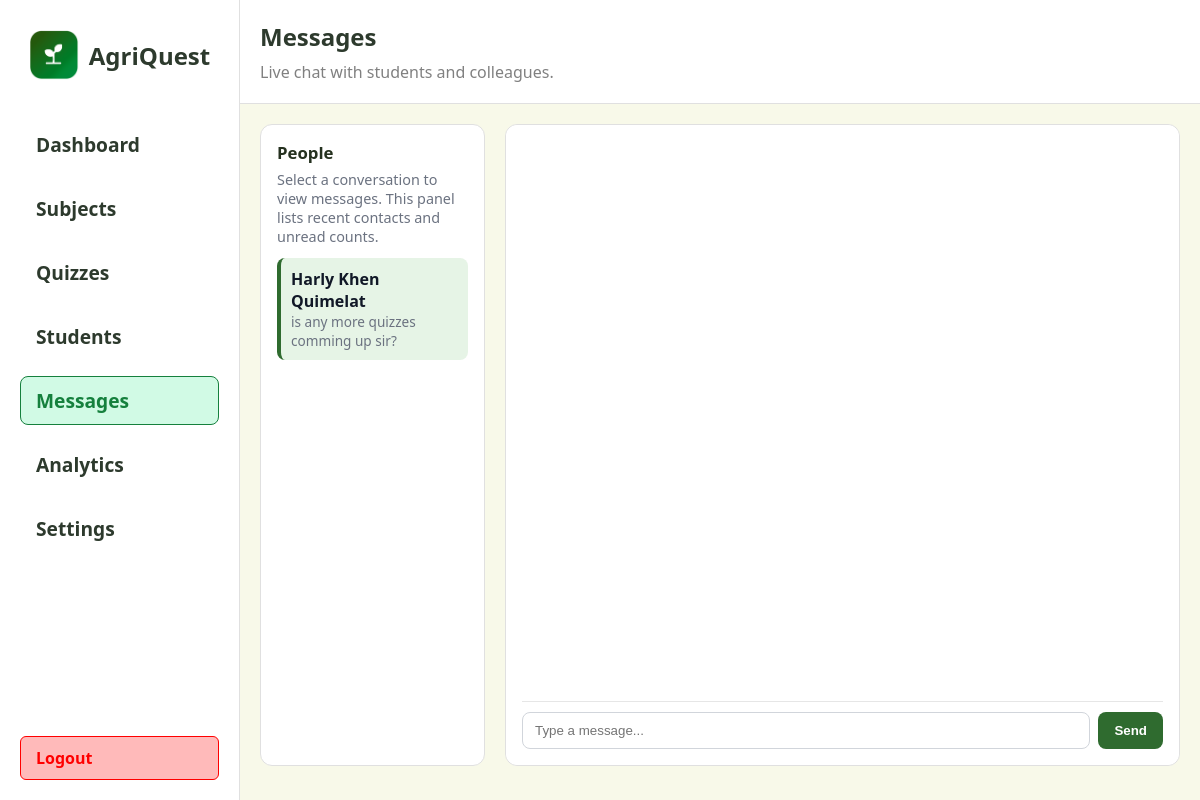
The page /teacher/messages (signed in) on the database its author committed.
### app/models.py (models this page shows, shortened)
class Student(db.Model):
	id = db.Column(db.Integer, primary_key=True)
	name = db.Column(db.String(100), nullable=False)
	email = db.Column(db.String(120), unique=True, nullable=False)
	password_hash = db.Column(db.String(128), nullable=False)
	daily_goal = db.Column(db.Integer, nullable=False, default=1)
	weekly_goal = db.Column(db.Integer, nullable=False, default=5)

class Message(db.Model):
	id = db.Column(db.Integer, primary_key=True)
	conversation_id = db.Column(db.Integer, db.ForeignKey('conversation.id'), nullable=False)
	sender_role = db.Column(db.String(20), nullable=False)
	sender_id = db.Column(db.Integer, nullable=False)
	text = db.Column(db.Text, nullable=False)
	created_at = db.Column(db.DateTime, nullable=False, default=db.func.now())
	read = db.Column(db.Boolean, nullable=False, default=False)

### app/routes.py (the view)
@main.route("/teacher/messages")
def teacher_messages():
    teacher_id = session.get('teacher_id')
    conversations = []
    if teacher_id:
        convs = Conversation.query.filter_by(teacher_id=teacher_id).order_by(Conversation.created_at.desc()).all()
        for c in convs:
            last = None
            unread = 0
            if c.messages:
                last = c.messages[-1]
                unread = Message.query.filter(Message.conversation_id == c.id, Message.sender_role == 'student', Message.read == False).count()
            conversations.append({'id': c.id, 'student': c.student, 'last': last, 'unread': unread})
    students = Student.query.order_by(Student.name.asc()).all()
    return render_template("teacher/messages.html", conversations=conversations, students=students)

### app/templates/teacher/messages.html (shortened to what this page needs)
<!DOCTYPE html>
<html lang="en">
  <head>
  </head>
  <body>
    <div class="left">
      {% include 'partials/teacher_sidebar.html' %}
    </div>
    <div class="right">
      <div class="header">
        <div class="header-title">
          <span style="font-size: 1.5rem; font-weight: 700; color: #2d3a2d"
            >Messages</span
          >
          <span style="font-size: 1rem; color: grey"
            >Live chat with students and colleagues.</span
          >
        </div>
      </div>
      <div class="section" style="width: 100%;">
          <div class="section-left">
            <div class="panel">
              <h3>People</h3>
              <p class="guideline">Select a conversation to view messages. This panel lists recent contacts and unread counts.</p>
              <ul class="people-list" id="people-list">
                {% if conversations and conversations|length > 0 %}
                  {% for c in conversations %}
                    <li class="person" data-conv-id="{{ c.id }}">
                      <div class="meta">
                        <div class="name">{{ c.student.name if c.student else 'Student' }}</div>
                        <div class="snippet">{{ c.last.text[:60] if c.last else '' }}</div>
                      </div>
                    </li>
                  {% endfor %}
                {% else %}
                  <li class="person placeholder">No conversations yet.</li>
                {% endif %}
              </ul>
            </div>
          </div>
          <div class="section-right">
            <div class="panel messaging-wrapper">
              <div class="messages-area" id="messages-area">
              </div>
              <form class="composer" onsubmit="return false;" id="composer-form">
                <input type="text" placeholder="Type a message..." id="composer-input" />
                <button type="submit" id="composer-send">Send</button>
              </form>
            </div>
          </div>
      </div>
    </div>
</body>
</html>

### app/templates/teacher/messages.html (style rules this page uses)
* { box-sizing: border-box; margin: 0; padding: 0; }
body { font-family: "Segoe UI", Tahoma, Geneva, Verdana, sans-serif; background: #f8f9e9; min-height: 100vh; display: flex; }
.left { width: 20%; background: white; padding: 20px; display: flex; flex-direction: column; justify-content: space-between; min-height: 100vh; border-right: 1px solid #e0e0e0; }
.right { height: 100vh; width: 80%; overflow-y: scroll; padding-bottom: 20px; }
.header { width: 100%; background-color: #fff; border-bottom: 1px solid #e0e0e0; margin-bottom: 20px; padding: 20px; display: flex; justify-content: space-between; align-items: center; }
.header-title { display: flex; flex-direction: column; gap: 8px; }
.section { display: flex; gap: 20px; padding: 0 20px; margin-top: 20px; }
.section-left, .section-right { border-radius: 12px; background-color: white; border: 1px solid #e0e0e0; }
.section-left { width: 25%; }
.section-right { width: 75%; }
.messaging-wrapper { display: flex; gap: 20px; height: 80vh; border-radius: 12px; background: white; padding: 20px; }
.panel { padding: 16px; }
.panel h3 { font-size: 1.05rem; margin-bottom: 6px; color: #25311f; }
.guideline { font-size: 0.9rem; color: #6b7280; margin-bottom: 12px; }
.people-list { list-style: none; display: flex; flex-direction: column; gap: 12px; }
.person { display: flex; align-items: center; gap: 12px; padding: 10px; border-radius: 8px; cursor: pointer; }
.person.active { background: #e6f4e6; border-left: 4px solid #2f6b2f; }
.meta { display:flex; flex-direction:column; }
.name { font-weight:600; color:#111827; }
.snippet { font-size:0.85rem; color:#6b7280; }
.messages-area { flex: 1 1 auto; display:flex; flex-direction:column; gap:12px; overflow:auto; padding:8px; }
.composer { display:flex; gap:8px; padding:10px 0 0 0; border-top:1px solid #e6e6e6; }
.composer input { flex:1; padding:10px 12px; border-radius:8px; border:1px solid #d1d5db; }
.composer button { padding:10px 16px; border-radius:8px; border:none; background:#2f6b2f; color:white; font-weight:600; }
.section-left .panel { height: calc(70vh - 32px); overflow:auto; }
.section-right .panel { display:flex; flex-direction:column; width:100%; }

### rows shown on the page
Student: student "Harly Khen Quimelat"
Message: last "is any more quizzes comming up sir?"
